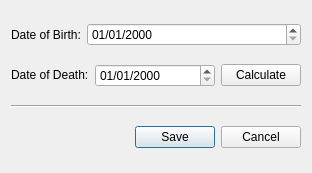
<?xml version="1.0" encoding="UTF-8"?>
<ui version="4.0">
 <class>SettingsDialog</class>
 <widget class="QDialog" name="SettingsDialog">
  <property name="geometry">
   <rect>
    <x>0</x>
    <y>0</y>
    <width>312</width>
    <height>173</height>
   </rect>
  </property>
  <property name="windowTitle">
   <string>Dialog</string>
  </property>
  <layout class="QVBoxLayout" name="verticalLayout">
   <item>
    <layout class="QHBoxLayout" name="horizontalLayout">
     <item>
      <widget class="QLabel" name="labelBirth">
       <property name="sizePolicy">
        <sizepolicy hsizetype="Maximum" vsizetype="Preferred">
         <horstretch>0</horstretch>
         <verstretch>0</verstretch>
        </sizepolicy>
       </property>
       <property name="text">
        <string>Date of Birth:</string>
       </property>
      </widget>
     </item>
     <item>
      <widget class="QDateEdit" name="dateEditBirth">
       <property name="sizePolicy">
        <sizepolicy hsizetype="Expanding" vsizetype="Fixed">
         <horstretch>0</horstretch>
         <verstretch>0</verstretch>
        </sizepolicy>
       </property>
       <property name="displayFormat">
        <string>MM/dd/yyyy</string>
       </property>
      </widget>
     </item>
    </layout>
   </item>
   <item>
    <layout class="QHBoxLayout" name="horizontalLayout_2">
     <item>
      <widget class="QLabel" name="labelDeath">
       <property name="sizePolicy">
        <sizepolicy hsizetype="Preferred" vsizetype="Maximum">
         <horstretch>0</horstretch>
         <verstretch>0</verstretch>
        </sizepolicy>
       </property>
       <property name="text">
        <string>Date of Death:</string>
       </property>
      </widget>
     </item>
     <item>
      <widget class="QDateEdit" name="dateEditDeath">
       <property name="sizePolicy">
        <sizepolicy hsizetype="Expanding" vsizetype="Fixed">
         <horstretch>0</horstretch>
         <verstretch>0</verstretch>
        </sizepolicy>
       </property>
       <property name="displayFormat">
        <string>MM/dd/yyyy</string>
       </property>
      </widget>
     </item>
     <item>
      <widget class="QPushButton" name="buttonCalculate">
       <property name="sizePolicy">
        <sizepolicy hsizetype="Maximum" vsizetype="Fixed">
         <horstretch>0</horstretch>
         <verstretch>0</verstretch>
        </sizepolicy>
       </property>
       <property name="text">
        <string>Calculate</string>
       </property>
      </widget>
     </item>
    </layout>
   </item>
   <item>
    <widget class="Line" name="line">
     <property name="orientation">
      <enum>Qt::Horizontal</enum>
     </property>
    </widget>
   </item>
   <item>
    <widget class="QDialogButtonBox" name="buttonBox">
     <property name="orientation">
      <enum>Qt::Horizontal</enum>
     </property>
     <property name="standardButtons">
      <set>QDialogButtonBox::Cancel|QDialogButtonBox::Save</set>
     </property>
    </widget>
   </item>
  </layout>
 </widget>
 <resources/>
 <connections>
  <connection>
   <sender>buttonBox</sender>
   <signal>accepted()</signal>
   <receiver>SettingsDialog</receiver>
   <slot>accept()</slot>
   <hints>
    <hint type="sourcelabel">
     <x>248</x>
     <y>254</y>
    </hint>
    <hint type="destinationlabel">
     <x>157</x>
     <y>274</y>
    </hint>
   </hints>
  </connection>
  <connection>
   <sender>buttonBox</sender>
   <signal>rejected()</signal>
   <receiver>SettingsDialog</receiver>
   <slot>reject()</slot>
   <hints>
    <hint type="sourcelabel">
     <x>316</x>
     <y>260</y>
    </hint>
    <hint type="destinationlabel">
     <x>286</x>
     <y>274</y>
    </hint>
   </hints>
  </connection>
 </connections>
</ui>
